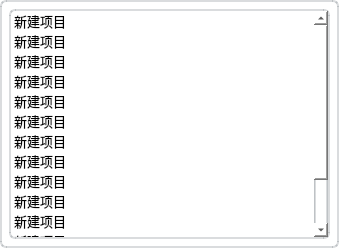
<?xml version="1.0" encoding="UTF-8"?>
<ui version="4.0">
 <class>historycommondwidget</class>
 <widget class="QWidget" name="historycommondwidget">
  <property name="geometry">
   <rect>
    <x>0</x>
    <y>0</y>
    <width>339</width>
    <height>248</height>
   </rect>
  </property>
  <property name="windowTitle">
   <string>Form</string>
  </property>
  <property name="styleSheet">
   <string notr="true">background-color: rgb(255, 255, 255);
/*padding:5px;*/
border-radius:6px;
border:2px solid rgb(108, 117, 125, 65); </string>
  </property>
  <layout class="QVBoxLayout" name="verticalLayout">
   <property name="leftMargin">
    <number>9</number>
   </property>
   <property name="topMargin">
    <number>9</number>
   </property>
   <property name="rightMargin">
    <number>9</number>
   </property>
   <property name="bottomMargin">
    <number>9</number>
   </property>
   <item>
    <widget class="QListWidget" name="listWidget">
     <property name="font">
      <font>
       <family>OPPOSans B</family>
       <pointsize>10</pointsize>
       <stylestrategy>PreferAntialias</stylestrategy>
      </font>
     </property>
     <property name="styleSheet">
      <string notr="true">color: rgb(0, 0, 0);</string>
     </property>
     <item>
      <property name="text">
       <string>新建项目</string>
      </property>
     </item>
     <item>
      <property name="text">
       <string>新建项目</string>
      </property>
     </item>
     <item>
      <property name="text">
       <string>新建项目</string>
      </property>
     </item>
     <item>
      <property name="text">
       <string>新建项目</string>
      </property>
     </item>
     <item>
      <property name="text">
       <string>新建项目</string>
      </property>
     </item>
     <item>
      <property name="text">
       <string>新建项目</string>
      </property>
     </item>
     <item>
      <property name="text">
       <string>新建项目</string>
      </property>
     </item>
     <item>
      <property name="text">
       <string>新建项目</string>
      </property>
     </item>
     <item>
      <property name="text">
       <string>新建项目</string>
      </property>
     </item>
     <item>
      <property name="text">
       <string>新建项目</string>
      </property>
     </item>
     <item>
      <property name="text">
       <string>新建项目</string>
      </property>
     </item>
     <item>
      <property name="text">
       <string>新建项目</string>
      </property>
     </item>
     <item>
      <property name="text">
       <string>新建项目</string>
      </property>
     </item>
     <item>
      <property name="text">
       <string>新建项目</string>
      </property>
     </item>
    </widget>
   </item>
  </layout>
 </widget>
 <resources/>
 <connections/>
</ui>
